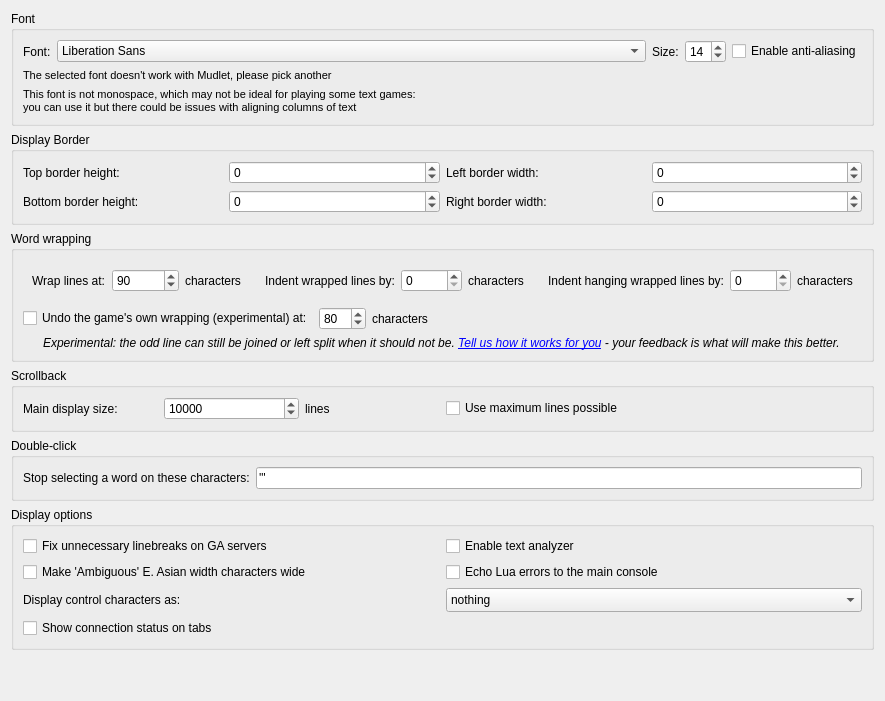
     <widget class="QWidget" name="tab_display">
      <property name="sizePolicy">
       <sizepolicy hsizetype="Expanding" vsizetype="Expanding">
        <horstretch>0</horstretch>
        <verstretch>0</verstretch>
       </sizepolicy>
      </property>
      <attribute name="title">
       <string>Main display</string>
      </attribute>
      <layout class="QVBoxLayout" name="vBoxLayout_tab_display">
       <item>
        <widget class="QGroupBox" name="groupBox_font">
         <property name="sizePolicy">
          <sizepolicy hsizetype="Preferred" vsizetype="Preferred">
           <horstretch>1</horstretch>
           <verstretch>0</verstretch>
          </sizepolicy>
         </property>
         <property name="title">
          <string>Font</string>
         </property>
         <layout class="QGridLayout" name="gridLayout_groupBox_font" columnstretch="0,1,0,0,0">
          <item row="0" column="0">
           <widget class="QLabel" name="label_displayFont">
            <property name="text">
             <string>Font:</string>
            </property>
            <property name="buddy">
             <cstring>fontComboBox_displayFont</cstring>
            </property>
           </widget>
          </item>
          <item row="0" column="1">
           <widget class="QFontComboBox" name="fontComboBox_displayFont">
            <property name="sizePolicy">
             <sizepolicy hsizetype="Preferred" vsizetype="Fixed">
              <horstretch>1</horstretch>
              <verstretch>0</verstretch>
             </sizepolicy>
            </property>
            <property name="editable">
             <bool>false</bool>
            </property>
            <property name="maxVisibleItems">
             <number>20</number>
            </property>
           </widget>
          </item>
          <item row="0" column="2">
           <widget class="QLabel" name="label_displayFontSize">
            <property name="text">
             <string>Size:</string>
            </property>
            <property name="buddy">
             <cstring>spinBox_displayFontSize</cstring>
            </property>
           </widget>
          </item>
          <item row="0" column="3">
           <widget class="QSpinBox" name="spinBox_displayFontSize">
            <property name="sizePolicy">
             <sizepolicy hsizetype="Preferred" vsizetype="Preferred">
              <horstretch>0</horstretch>
              <verstretch>0</verstretch>
             </sizepolicy>
            </property>
            <property name="minimum">
             <number>1</number>
            </property>
            <property name="maximum">
             <number>99</number>
            </property>
            <property name="value">
             <number>14</number>
            </property>
           </widget>
          </item>
          <item row="0" column="4">
           <widget class="QCheckBox" name="checkBox_antiAlias">
            <property name="toolTip">
             <string>&lt;p&gt;Use anti aliasing on fonts. Smoothes fonts if you have a high screen resolution and you can use larger fonts. Note that on low resolutions and small font sizes, the font gets blurry.&lt;/p&gt;</string>
            </property>
            <property name="accessibleDescription">
             <string>Use anti aliasing on fonts. Smooths fonts if you have a high screen resolution and you can use larger fonts. Note that on low resolutions and small font sizes, the font gets blurry.</string>
            </property>
            <property name="text">
             <string>Enable anti-aliasing</string>
            </property>
           </widget>
          </item>
          <item row="1" column="0" colspan="5">
           <widget class="QLabel" name="label_invalidFontError">
            <property name="font">
             <font>
              <pointsize>8</pointsize>
             </font>
            </property>
            <property name="text">
             <string>The selected font doesn't work with Mudlet, please pick another</string>
            </property>
           </widget>
          </item>
          <item row="2" column="0" colspan="5">
           <widget class="QLabel" name="label_variableWidthFontWarning">
            <property name="font">
             <font>
              <pointsize>8</pointsize>
             </font>
            </property>
            <property name="text">
             <string comment="Note that this text is split into two lines so that the message is not too wide in English, please do the same for other locales where the text is the same or longer">This font is not monospace, which may not be ideal for playing some text games:
you can use it but there could be issues with aligning columns of text</string>
            </property>
           </widget>
          </item>
         </layout>
        </widget>
       </item>
       <item>
        <widget class="QGroupBox" name="groupBox_borders">
         <property name="sizePolicy">
          <sizepolicy hsizetype="Preferred" vsizetype="Preferred">
           <horstretch>0</horstretch>
           <verstretch>0</verstretch>
          </sizepolicy>
         </property>
         <property name="title">
          <string>Display Border</string>
         </property>
         <layout class="QGridLayout" name="gridLayout_groupBox_borders">
          <item row="0" column="0">
           <widget class="QLabel" name="label_26">
            <property name="sizePolicy">
             <sizepolicy hsizetype="Expanding" vsizetype="Preferred">
              <horstretch>0</horstretch>
              <verstretch>0</verstretch>
             </sizepolicy>
            </property>
            <property name="maximumSize">
             <size>
              <width>200</width>
              <height>16777215</height>
             </size>
            </property>
            <property name="toolTip">
             <string>&lt;p&gt;Extra space to have before text on top - can be set to negative to move text up beyond the screen.&lt;/p&gt;</string>
            </property>
            <property name="text">
             <string>Top border height:</string>
            </property>
            <property name="buddy">
             <cstring>topBorderHeight</cstring>
            </property>
           </widget>
          </item>
          <item row="0" column="1">
           <widget class="QSpinBox" name="topBorderHeight">
            <property name="sizePolicy">
             <sizepolicy hsizetype="Preferred" vsizetype="Preferred">
              <horstretch>0</horstretch>
              <verstretch>0</verstretch>
             </sizepolicy>
            </property>
            <property name="toolTip">
             <string>&lt;p&gt;Extra space to have before text on top - can be set to negative to move text up beyond the screen.&lt;/p&gt;</string>
            </property>
            <property name="accessibleDescription">
             <string>Extra space to have before text on top - can be set to negative to move text up beyond the screen.</string>
            </property>
            <property name="minimum">
             <number>-1000000</number>
            </property>
            <property name="maximum">
             <number>1000000</number>
            </property>
            <property name="value">
             <number>0</number>
            </property>
           </widget>
          </item>
          <item row="0" column="2">
           <widget class="QLabel" name="label_29">
            <property name="sizePolicy">
             <sizepolicy hsizetype="Expanding" vsizetype="Preferred">
              <horstretch>0</horstretch>
              <verstretch>0</verstretch>
             </sizepolicy>
            </property>
            <property name="maximumSize">
             <size>
              <width>200</width>
              <height>16777215</height>
             </size>
            </property>
            <property name="toolTip">
             <string>&lt;p&gt;Extra space to have before text on the left - can be set to negative to move text left beyond the screen.&lt;/p&gt;</string>
            </property>
            <property name="text">
             <string>Left border width:</string>
            </property>
            <property name="buddy">
             <cstring>leftBorderWidth</cstring>
            </property>
           </widget>
          </item>
          <item row="0" column="3">
           <widget class="QSpinBox" name="leftBorderWidth">
            <property name="sizePolicy">
             <sizepolicy hsizetype="Preferred" vsizetype="Preferred">
              <horstretch>0</horstretch>
              <verstretch>0</verstretch>
             </sizepolicy>
            </property>
            <property name="toolTip">
             <string>&lt;p&gt;Extra space to have before text on the left - can be set to negative to move text left beyond the screen.&lt;/p&gt;</string>
            </property>
            <property name="accessibleDescription">
             <string>Extra space to have before text on the left - can be set to negative to move text left beyond the screen.</string>
            </property>
            <property name="minimum">
             <number>-1000000</number>
            </property>
            <property name="maximum">
             <number>1000000</number>
            </property>
            <property name="value">
             <number>0</number>
            </property>
           </widget>
          </item>
          <item row="1" column="0">
           <widget class="QLabel" name="label_27">
            <property name="sizePolicy">
             <sizepolicy hsizetype="Expanding" vsizetype="Preferred">
              <horstretch>0</horstretch>
              <verstretch>0</verstretch>
             </sizepolicy>
            </property>
            <property name="maximumSize">
             <size>
              <width>200</width>
              <height>16777215</height>
             </size>
            </property>
            <property name="toolTip">
             <string>&lt;p&gt;Extra space to have before text on the bottom - can be set to negative to allow text to go down beyond the screen.&lt;/p&gt;</string>
            </property>
            <property name="text">
             <string>Bottom border height:</string>
            </property>
            <property name="buddy">
             <cstring>bottomBorderHeight</cstring>
            </property>
           </widget>
          </item>
          <item row="1" column="1">
           <widget class="QSpinBox" name="bottomBorderHeight">
            <property name="sizePolicy">
             <sizepolicy hsizetype="Preferred" vsizetype="Preferred">
              <horstretch>0</horstretch>
              <verstretch>0</verstretch>
             </sizepolicy>
            </property>
            <property name="toolTip">
             <string>&lt;p&gt;Extra space to have before text on the bottom - can be set to negative to allow text to go down beyond the screen.&lt;/p&gt;</string>
            </property>
            <property name="accessibleDescription">
             <string>Extra space to have before text on the bottom - can be set to negative to allow text to go down beyond the screen.</string>
            </property>
            <property name="minimum">
             <number>-1000000</number>
            </property>
            <property name="maximum">
             <number>1000000</number>
            </property>
            <property name="value">
             <number>0</number>
            </property>
           </widget>
          </item>
          <item row="1" column="2">
           <widget class="QLabel" name="label_28">
            <property name="sizePolicy">
             <sizepolicy hsizetype="Expanding" vsizetype="Preferred">
              <horstretch>0</horstretch>
              <verstretch>0</verstretch>
             </sizepolicy>
            </property>
            <property name="maximumSize">
             <size>
              <width>200</width>
              <height>16777215</height>
             </size>
            </property>
            <property name="toolTip">
             <string>&lt;p&gt;Extra space to have before text on the right - can be set to negative to move text right beyond the screen.&lt;/p&gt;</string>
            </property>
            <property name="text">
             <string>Right border width:</string>
            </property>
            <property name="buddy">
             <cstring>rightBorderWidth</cstring>
            </property>
           </widget>
          </item>
          <item row="1" column="3">
           <widget class="QSpinBox" name="rightBorderWidth">
            <property name="sizePolicy">
             <sizepolicy hsizetype="Preferred" vsizetype="Preferred">
              <horstretch>0</horstretch>
              <verstretch>0</verstretch>
             </sizepolicy>
            </property>
            <property name="toolTip">
             <string>&lt;p&gt;Extra space to have before text on the right - can be set to negative to move text right beyond the screen.&lt;/p&gt;</string>
            </property>
            <property name="accessibleDescription">
             <string>Extra space to have before text on the right - can be set to negative to move text right beyond the screen.</string>
            </property>
            <property name="minimum">
             <number>-1000000</number>
            </property>
            <property name="maximum">
             <number>1000000</number>
            </property>
            <property name="value">
             <number>0</number>
            </property>
           </widget>
          </item>
         </layout>
        </widget>
       </item>
       <item>
        <widget class="QGroupBox" name="groupBox_wrapping">
         <property name="sizePolicy">
          <sizepolicy hsizetype="Preferred" vsizetype="Preferred">
           <horstretch>0</horstretch>
           <verstretch>0</verstretch>
          </sizepolicy>
         </property>
         <property name="layoutDirection">
          <enum>Qt::LayoutDirection::LeftToRight</enum>
         </property>
         <property name="title">
          <string>Word wrapping</string>
         </property>
         <layout class="QVBoxLayout" name="verticalLayout_groupBox_wrapping">
          <item>
           <layout class="QHBoxLayout" name="horizontalLayout_groupBox_wrapping">
          <item>
           <widget class="QFrame" name="frame_wrap_at">
            <property name="frameShape">
             <enum>QFrame::Shape::NoFrame</enum>
            </property>
            <layout class="QHBoxLayout" name="horizontalLayout_frame_wrap_at">
             <item>
              <widget class="QLabel" name="label_wrap_at_spinBox">
               <property name="sizePolicy">
                <sizepolicy hsizetype="Preferred" vsizetype="Preferred">
                 <horstretch>0</horstretch>
                 <verstretch>0</verstretch>
                </sizepolicy>
               </property>
               <property name="maximumSize">
                <size>
                 <width>200</width>
                 <height>16777215</height>
                </size>
               </property>
               <property name="text">
                <string>Wrap lines at:</string>
               </property>
               <property name="buddy">
                <cstring>wrap_at_spinBox</cstring>
               </property>
              </widget>
             </item>
             <item>
              <widget class="QSpinBox" name="wrap_at_spinBox">
               <property name="minimum">
                <number>1</number>
               </property>
               <property name="maximum">
                <number>999999</number>
               </property>
               <property name="value">
                <number>90</number>
               </property>
              </widget>
             </item>
             <item>
              <widget class="QLabel" name="label_23">
               <property name="text">
                <string>characters</string>
               </property>
               <property name="buddy">
                <cstring>wrap_at_spinBox</cstring>
               </property>
              </widget>
             </item>
            </layout>
           </widget>
          </item>
          <item>
           <widget class="QFrame" name="frame_indent_wrapped">
            <property name="frameShape">
             <enum>QFrame::Shape::NoFrame</enum>
            </property>
            <layout class="QHBoxLayout" name="horizontalLayout_frame_indent_wrapped">
             <item>
              <widget class="QLabel" name="label_indent_wrapped_spinBox">
               <property name="sizePolicy">
                <sizepolicy hsizetype="Preferred" vsizetype="Preferred">
                 <horstretch>0</horstretch>
                 <verstretch>0</verstretch>
                </sizepolicy>
               </property>
               <property name="maximumSize">
                <size>
                 <width>200</width>
                 <height>16777215</height>
                </size>
               </property>
               <property name="text">
                <string>Indent wrapped lines by:</string>
               </property>
               <property name="buddy">
                <cstring>indent_wrapped_spinBox</cstring>
               </property>
              </widget>
             </item>
             <item>
              <widget class="QSpinBox" name="indent_wrapped_spinBox">
               <property name="minimum">
                <number>0</number>
               </property>
               <property name="maximum">
                <number>99999</number>
               </property>
               <property name="value">
                <number>0</number>
               </property>
              </widget>
             </item>
             <item>
              <widget class="QLabel" name="label_25">
               <property name="text">
                <string>characters</string>
               </property>
               <property name="buddy">
                <cstring>indent_wrapped_spinBox</cstring>
               </property>
              </widget>
             </item>
            </layout>
           </widget>
          </item>
          <item>
           <widget class="QFrame" name="frame_hanging_indent_wrapped">
            <property name="frameShape">
             <enum>QFrame::Shape::NoFrame</enum>
            </property>
            <layout class="QHBoxLayout" name="horizontalLayout_frame_hanging_indent_wrapped">
             <item>
              <widget class="QLabel" name="label_hanging_indent_wrapped">
               <property name="sizePolicy">
                <sizepolicy hsizetype="Preferred" vsizetype="Preferred">
                 <horstretch>0</horstretch>
                 <verstretch>0</verstretch>
                </sizepolicy>
               </property>
               <property name="maximumSize">
                <size>
                 <width>200</width>
                 <height>16777215</height>
                </size>
               </property>
               <property name="toolTip">
                <string>&lt;p&gt;Subsequent wrapped lines will be indented by this amount.&lt;/p&gt;</string>
               </property>
               <property name="accessibleDescription">
                <string>Subsequent wrapped lines will be indented by this amount.</string>
               </property>
               <property name="text">
                <string>Indent hanging wrapped lines by:</string>
               </property>
               <property name="buddy">
                <cstring>hanging_indent_wrapped_spinBox</cstring>
               </property>
              </widget>
             </item>
             <item>
              <widget class="QSpinBox" name="hanging_indent_wrapped_spinBox">
               <property name="minimum">
                <number>0</number>
               </property>
               <property name="maximum">
                <number>99999</number>
               </property>
               <property name="value">
                <number>0</number>
               </property>
              </widget>
             </item>
             <item>
              <widget class="QLabel" name="label_41">
               <property name="text">
                <string>characters</string>
               </property>
               <property name="buddy">
                <cstring>hanging_indent_wrapped_spinBox</cstring>
               </property>
              </widget>
             </item>
            </layout>
           </widget>
          </item>
           </layout>
          </item>
          <item>
           <layout class="QHBoxLayout" name="horizontalLayout_undo_server_wrap">
            <item>
             <widget class="QCheckBox" name="checkBox_undoServerWrap">
              <property name="toolTip">
               <string>&lt;p&gt;Some games wrap their own lines and offer no way to turn that off, which makes triggers awkward to write: the text a trigger sees can be split mid-sentence. This option joins those wrapped lines back together before triggers run, so triggers always see whole lines and the wrapping above applies for display instead.&lt;/p&gt;&lt;p&gt;Set the column to the width the game wraps at (very often 80). Only lines from the game are affected.&lt;/p&gt;&lt;p&gt;&lt;i&gt;This feature is experimental: it tells wrapped prose apart from prompts, tables and ASCII art by their shape, so the occasional line may still be joined or left split when it should not be.&lt;/i&gt;&lt;/p&gt;</string>
              </property>
              <property name="text">
               <string>Undo the game's own wrapping (experimental) at:</string>
              </property>
             </widget>
            </item>
            <item>
             <widget class="QSpinBox" name="undo_server_wrap_width_spinBox">
              <property name="minimum">
               <number>20</number>
              </property>
              <property name="maximum">
               <number>500</number>
              </property>
              <property name="value">
               <number>80</number>
              </property>
             </widget>
            </item>
            <item>
             <widget class="QLabel" name="label_undo_server_wrap_characters">
              <property name="text">
               <string>characters</string>
              </property>
              <property name="buddy">
               <cstring>undo_server_wrap_width_spinBox</cstring>
              </property>
             </widget>
            </item>
            <item>
             <spacer name="horizontalSpacer_undo_server_wrap">
              <property name="orientation">
               <enum>Qt::Orientation::Horizontal</enum>
              </property>
              <property name="sizeHint" stdset="0">
               <size>
                <width>40</width>
                <height>20</height>
               </size>
              </property>
             </spacer>
            </item>
           </layout>
          </item>
          <item>
           <widget class="QLabel" name="label_undo_server_wrap_experimental">
            <property name="visible">
             <bool>false</bool>
            </property>
            <property name="text">
             <string>&lt;i&gt;Experimental: the odd line can still be joined or left split when it should not be. &lt;a href=&quot;https://github.com/Mudlet/Mudlet/issues&quot;&gt;Tell us how it works for you&lt;/a&gt; - your feedback is what will make this better.&lt;/i&gt;</string>
            </property>
            <property name="wordWrap">
             <bool>true</bool>
            </property>
            <property name="indent">
             <number>20</number>
            </property>
            <property name="openExternalLinks">
             <bool>true</bool>
            </property>
           </widget>
          </item>
         </layout>
        </widget>
       </item>
       <item>
        <widget class="QGroupBox" name="groupBox_consoleBuffer">
         <property name="title">
          <string>Scrollback</string>
         </property>
         <layout class="QHBoxLayout" name="horizontalLayout_groupBox_consoleBuffer">
          <item>
           <widget class="QFrame" name="frame_console_buffer_size">
            <property name="frameShape">
             <enum>QFrame::Shape::NoFrame</enum>
            </property>
            <layout class="QHBoxLayout" name="horizontalLayout_frame_console_buffer_size">
             <property name="leftMargin">
              <number>0</number>
             </property>
             <property name="topMargin">
              <number>0</number>
             </property>
             <property name="rightMargin">
              <number>0</number>
             </property>
             <property name="bottomMargin">
              <number>0</number>
             </property>
             <item>
              <widget class="QLabel" name="label_console_buffer_size_spinBox">
               <property name="sizePolicy">
                <sizepolicy hsizetype="Preferred" vsizetype="Preferred">
                 <horstretch>0</horstretch>
                 <verstretch>0</verstretch>
                </sizepolicy>
               </property>
               <property name="maximumSize">
                <size>
                 <width>200</width>
                 <height>16777215</height>
                </size>
               </property>
               <property name="toolTip">
                <string>&lt;p&gt;Maximum number of lines to keep in the console buffer. When exceeded, older lines are removed in batches.&lt;/p&gt;</string>
               </property>
               <property name="accessibleDescription">
                <string>Maximum number of lines to keep in the console buffer. When exceeded, older lines are removed in batches.</string>
               </property>
               <property name="text">
                <string>Main display size:</string>
               </property>
               <property name="buddy">
                <cstring>console_buffer_size_spinBox</cstring>
               </property>
              </widget>
             </item>
             <item>
              <widget class="QSpinBox" name="console_buffer_size_spinBox">
               <property name="toolTip">
                <string>&lt;p&gt;Maximum number of lines to keep in the console buffer. Minimum is 100 lines.&lt;/p&gt;</string>
               </property>
               <property name="accessibleDescription">
                <string>Maximum number of lines to keep in the console buffer. Minimum is 100 lines.</string>
               </property>
               <property name="minimum">
                <number>100</number>
               </property>
               <property name="maximum">
                <number>2147483647</number>
               </property>
               <property name="value">
                <number>10000</number>
               </property>
              </widget>
             </item>
             <item>
              <widget class="QLabel" name="label_console_buffer_lines">
               <property name="text">
                <string>lines</string>
               </property>
               <property name="buddy">
                <cstring>console_buffer_size_spinBox</cstring>
               </property>
              </widget>
             </item>
            </layout>
           </widget>
          </item>
          <item>
           <widget class="QCheckBox" name="checkBox_useMaxBufferSize">
            <property name="toolTip">
             <string>&lt;p&gt;Use the maximum buffer size your system can handle. This will be calculated based on available memory.&lt;/p&gt;</string>
            </property>
            <property name="accessibleDescription">
             <string>Use the maximum buffer size your system can handle. This will be calculated based on available memory.</string>
            </property>
            <property name="text">
             <string>Use maximum lines possible</string>
            </property>
           </widget>
          </item>
         </layout>
        </widget>
       </item>
       <item>
        <widget class="QGroupBox" name="groupBox_doubleClick">
         <property name="title">
          <string>Double-click</string>
         </property>
         <layout class="QHBoxLayout" name="horizontalLayout_doubleclick_ignore">
          <item>
           <widget class="QLabel" name="doubleclick_ignore_label">
            <property name="text">
             <string>Stop selecting a word on these characters:</string>
            </property>
            <property name="buddy">
             <cstring>doubleclick_ignore_lineedit</cstring>
            </property>
           </widget>
          </item>
          <item>
           <widget class="QLineEdit" name="doubleclick_ignore_lineedit">
            <property name="toolTip">
             <string>&lt;p&gt;Enter the characters you'd like double-clicking to stop selecting text on here. If you don't enter any, double-clicking on a word will only stop at a space, and will include characters like a double or a single quote. For example, double-clicking on the word &lt;span style=&quot; font-style:italic;&quot;&gt;Hello&lt;/span&gt; in the following will select &lt;span style=&quot; font-style:italic;&quot;&gt;&amp;quot;&lt;/span&gt;&lt;span style=&quot; font-style:italic;&quot;&gt;Hello!&amp;quot;&lt;/span&gt;&lt;/p&gt;&lt;p&gt;You say, &lt;span style=&quot; font-weight:600;&quot;&gt;&amp;quot;Hello!&amp;quot;&lt;/span&gt;&lt;/p&gt;&lt;p&gt;If you set the characters in the field to &lt;span style=&quot; font-weight:600;&quot;&gt;'&amp;quot;! &lt;/span&gt;which will mean it should stop selecting on ' &lt;span style=&quot; font-style:italic;&quot;&gt;or&lt;/span&gt; &amp;quot; &lt;span style=&quot; font-style:italic;&quot;&gt;or&lt;/span&gt; ! then double-clicking on &lt;span style=&quot; font-style:italic;&quot;&gt;Hello&lt;/span&gt; will just select &lt;span style=&quot; font-style:italic;&quot;&gt;Hello&lt;/span&gt;&lt;/p&gt;&lt;p&gt;You say, &amp;quot;&lt;span style=&quot; font-weight:600;&quot;&gt;Hello&lt;/span&gt;!&amp;quot;&lt;/p&gt;</string>
            </property>
            <property name="accessibleDescription">
             <string>Characters that double-click selection should stop on. Without this, only spaces end a selection, so quotes and punctuation get included with the word. For example, entering an apostrophe, double quote and exclamation mark would make double-clicking select just the word Hello rather than &quot;Hello!&quot;.</string>
            </property>
            <property name="text">
             <string>'&quot;</string>
            </property>
            <property name="placeholderText">
             <string>(characters to ignore in selection, for example ' or &quot;)</string>
            </property>
           </widget>
          </item>
         </layout>
        </widget>
       </item>
       <item>
        <widget class="QGroupBox" name="groupBox_displayOptions">
         <property name="title">
          <string>Display options</string>
         </property>
         <layout class="QGridLayout" name="gridLayout_groupBox_displayOptions">
          <item row="0" column="0">
           <widget class="QCheckBox" name="checkBox_USE_IRE_DRIVER_BUGFIX">
            <property name="toolTip">
             <string>&lt;p&gt;Some games (notably all IRE MUDs) suffer from a bug where they don't properly communicate with the client on where a newline should be. Enable this to fix text from getting appended to the previous prompt line.&lt;/p&gt;</string>
            </property>
            <property name="accessibleDescription">
             <string>Some games (notably all IRE MUDs) suffer from a bug where they don't properly communicate with the client on where a newline should be. Enable this to fix text from getting appended to the previous prompt line.</string>
            </property>
            <property name="text">
             <string>Fix unnecessary linebreaks on GA servers</string>
            </property>
           </widget>
          </item>
          <item row="0" column="1">
           <widget class="QCheckBox" name="checkBox_enableTextAnalyzer">
            <property name="text">
             <string>Enable text analyzer</string>
            </property>
           </widget>
          </item>
          <item row="1" column="0">
           <widget class="QCheckBox" name="checkBox_useWideAmbiguousEastAsianGlyphs">
            <property name="text">
             <string>Make 'Ambiguous' E. Asian width characters wide</string>
            </property>
            <property name="tristate">
             <bool>true</bool>
            </property>
           </widget>
          </item>
          <item row="1" column="1">
           <widget class="QCheckBox" name="checkBox_echoLuaErrors">
            <property name="toolTip">
             <string>&lt;p&gt;Prints Lua errors to the main console in addition to the error tab in the editor.&lt;/p&gt;</string>
            </property>
            <property name="accessibleDescription">
             <string>Prints Lua errors to the main console in addition to the error tab in the editor.</string>
            </property>
            <property name="text">
             <string>Echo Lua errors to the main console</string>
            </property>
           </widget>
          </item>
          <item row="2" column="0">
           <widget class="QLabel" name="label_controlCharacterHandling">
            <property name="text">
             <string>Display control characters as:</string>
            </property>
            <property name="buddy">
             <cstring>comboBox_controlCharacterHandling</cstring>
            </property>
           </widget>
          </item>
          <item row="2" column="1">
           <widget class="QComboBox" name="comboBox_controlCharacterHandling">
            <property name="currentIndex">
             <number>0</number>
            </property>
            <property name="sizeAdjustPolicy">
             <enum>QComboBox::SizeAdjustPolicy::AdjustToMinimumContentsLengthWithIcon</enum>
            </property>
            <item>
             <property name="text">
              <string>nothing</string>
             </property>
            </item>
            <item>
             <property name="text">
              <string>Unicode Control Pictures</string>
             </property>
            </item>
            <item>
             <property name="text">
              <string>CP437 (OEM Font)- like</string>
             </property>
            </item>
           </widget>
          </item>
          <item row="3" column="0" colspan="2">
           <widget class="QCheckBox" name="checkBox_showTabConnectionIndicators">
            <property name="toolTip">
             <string>Display whenever a tab is connected or a disconnected</string>
            </property>
            <property name="text">
             <string>Show connection status on tabs</string>
            </property>
           </widget>
          </item>
         </layout>
        </widget>
       </item>
       <item>
        <spacer name="verticalSpacer_mainDisplay">
         <property name="orientation">
          <enum>Qt::Orientation::Vertical</enum>
         </property>
         <property name="sizeHint" stdset="0">
          <size>
           <width>20</width>
           <height>40</height>
          </size>
         </property>
        </spacer>
       </item>
      </layout>
     </widget>
